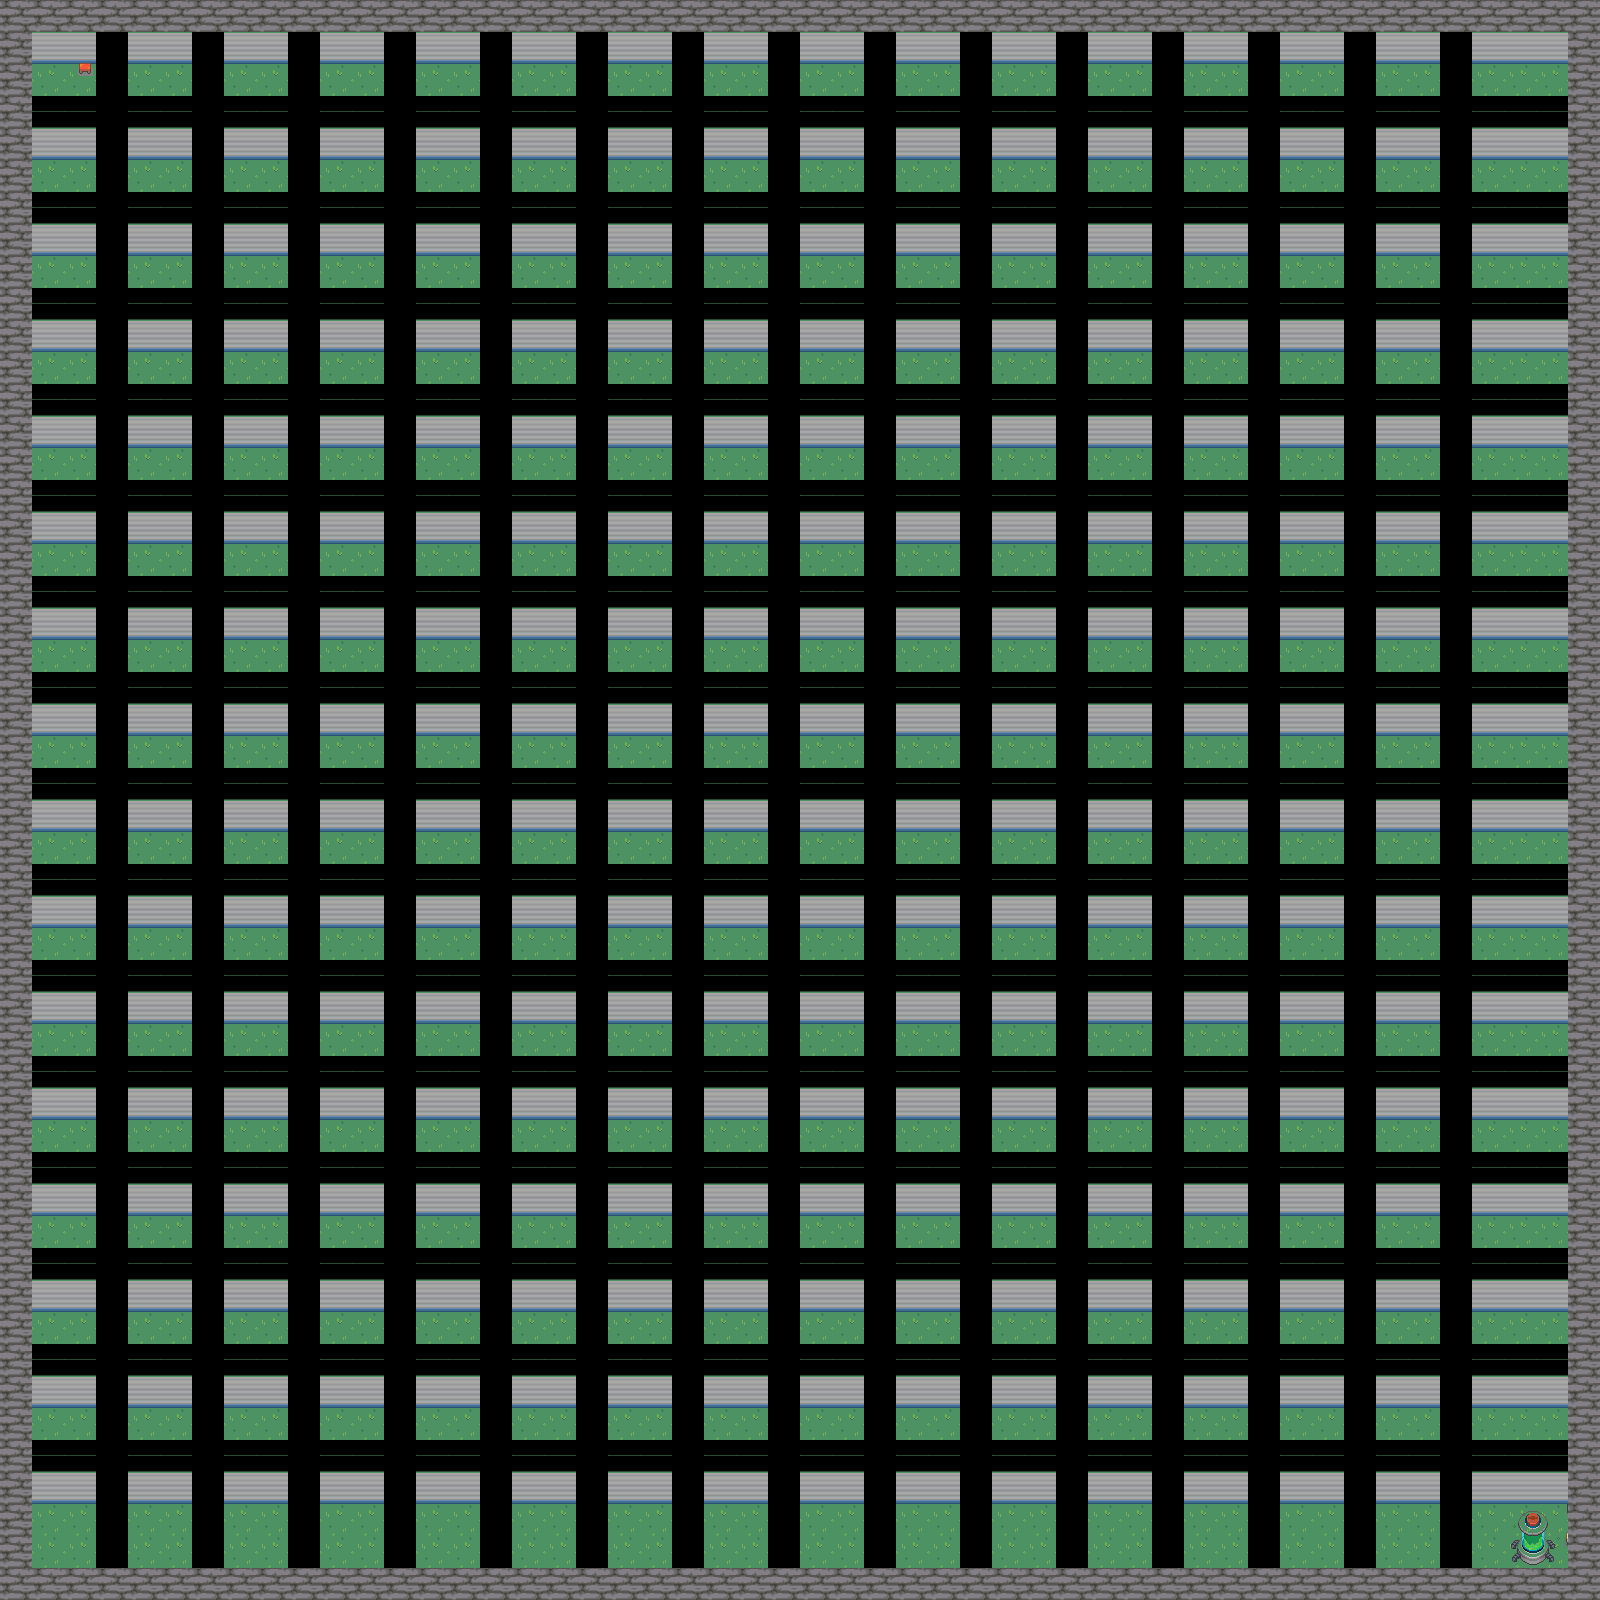

Rendered tile map (Tiled .tmx) drawn with the repository's tilesets; below, a short description and the map source with its tile grids summarised:
An orthogonal 100x100 tile map with 16x16 px tiles, 3 tile layers (sol, walls_ext, accesoires), 2 tilesets and 4 objects (4x collision).

<map version="1.5" tiledversion="1.7.2" orientation="orthogonal" renderorder="right-down" width="100" height="100" tilewidth="16" tileheight="16" infinite="0" nextlayerid="5" nextobjectid="5">
 <tileset firstgid="1" source="nature.tsx" />
 <tileset firstgid="721" source="house.tsx" />
 <layer id="1" name="sol" width="100" height="100">
  <data>[10000 cells, 10000 non-empty, 4 distinct tile ids]</data>
 </layer>
 <layer id="2" name="walls_ext" width="100" height="100">
  <data>[10000 cells, 7756 non-empty, 10 distinct tile ids]</data>
 </layer>
 <layer id="3" name="accesoires" width="100" height="100">
  <data>[10000 cells, 20 non-empty, 20 distinct tile ids]</data>
 </layer>
 <objectgroup id="4" name="objects">
  <object id="1" type="collision" x="3.72613" y="1.86306" width="1600" height="32" />
  <object id="2" type="collision" x="1568" y="32" width="32" height="1568" />
  <object id="3" type="collision" x="0" y="1568" width="1568" height="32" />
  <object id="4" type="collision" x="0" y="32" width="32" height="1536" />
 </objectgroup>
</map>
